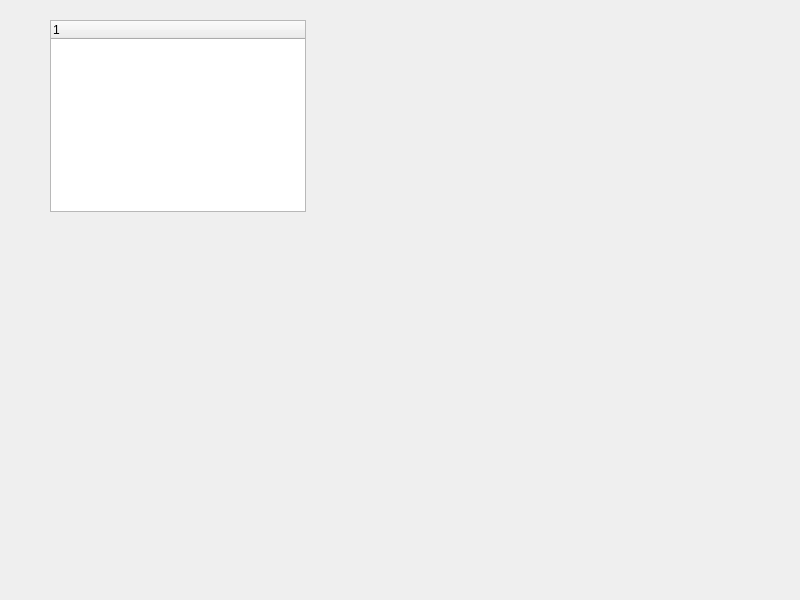
<?xml version="1.0" encoding="UTF-8"?>
<ui version="4.0">
 <class>Widget</class>
 <widget class="QWidget" name="Widget">
  <property name="geometry">
   <rect>
    <x>0</x>
    <y>0</y>
    <width>800</width>
    <height>600</height>
   </rect>
  </property>
  <property name="windowTitle">
   <string>Widget</string>
  </property>
  <widget class="QTreeWidget" name="treeWidget">
   <property name="geometry">
    <rect>
     <x>50</x>
     <y>20</y>
     <width>256</width>
     <height>192</height>
    </rect>
   </property>
   <column>
    <property name="text">
     <string notr="true">1</string>
    </property>
   </column>
  </widget>
 </widget>
 <resources/>
 <connections/>
</ui>
